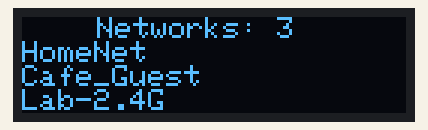
Recording of a sketch running on a simulated ESP8266 (NodeMCU). On the bench: 128×32 one-colour display. A WiFi scan finds three made-up networks; what the sketch prints to the serial monitor is not drawn.

Above: at 2.2 s.

The sketch:

Wifiscan_Oled.ino
```cpp
#include <SPI.h>
#include <Wire.h>
#include "ESP8266WiFi.h"
#include <Adafruit_GFX.h>
#include <Adafruit_SSD1306.h>

Adafruit_SSD1306 display = Adafruit_SSD1306(128, 32, &Wire);


void setup() {
  Serial.begin(115200);
  display.begin(SSD1306_SWITCHCAPVCC, 0x3C);

  WiFi.mode(WIFI_STA);
  WiFi.disconnect();
  delay(100);

  Serial.println("Setup done");


  display.clearDisplay();
  display.display();
}

void loop() {

  Serial.println("scan start");

  int n = WiFi.scanNetworks();
  Serial.println("scan done");
  if (n == 0) {
    Serial.println("no networks found");
  } else {
    Serial.print(n);
    Serial.println(" networks found");
    for (int i = 0; i < n; ++i) {
      Serial.print(i + 1);
      Serial.print(": ");
      Serial.print(WiFi.SSID(i));
      Serial.print(" (");
      Serial.print(WiFi.RSSI(i));
      Serial.print(")");
      Serial.println((WiFi.encryptionType(i) == ENC_TYPE_NONE) ? " " : "*");
      delay(10);


  display.setTextColor(SSD1306_WHITE);
  display.setCursor(25,0);
  display.print("Networks: ");
  display.print(n);


  display.setTextSize(1);
  display.setTextColor(SSD1306_WHITE);
  display.setCursor(0,8);
  display.println(WiFi.SSID(0));
  display.println(WiFi.SSID(1));
  display.println(WiFi.SSID(2));
  display.println(WiFi.SSID(3));
  display.println(WiFi.SSID(4));
  display.setCursor(0,0);
  display.display();
  display.clearDisplay();

    }
  }
  Serial.println("");
  delay(50);
}
```
